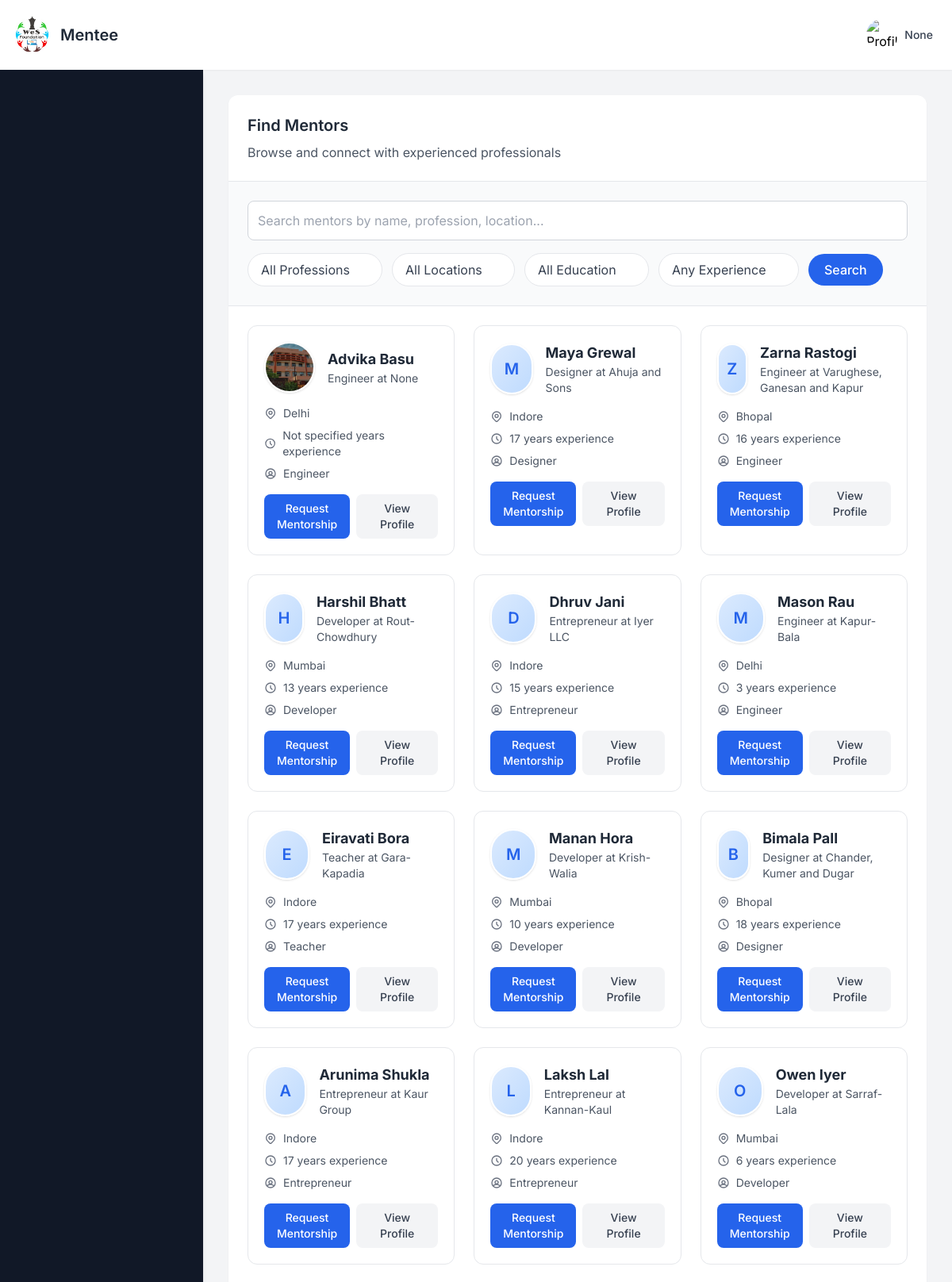
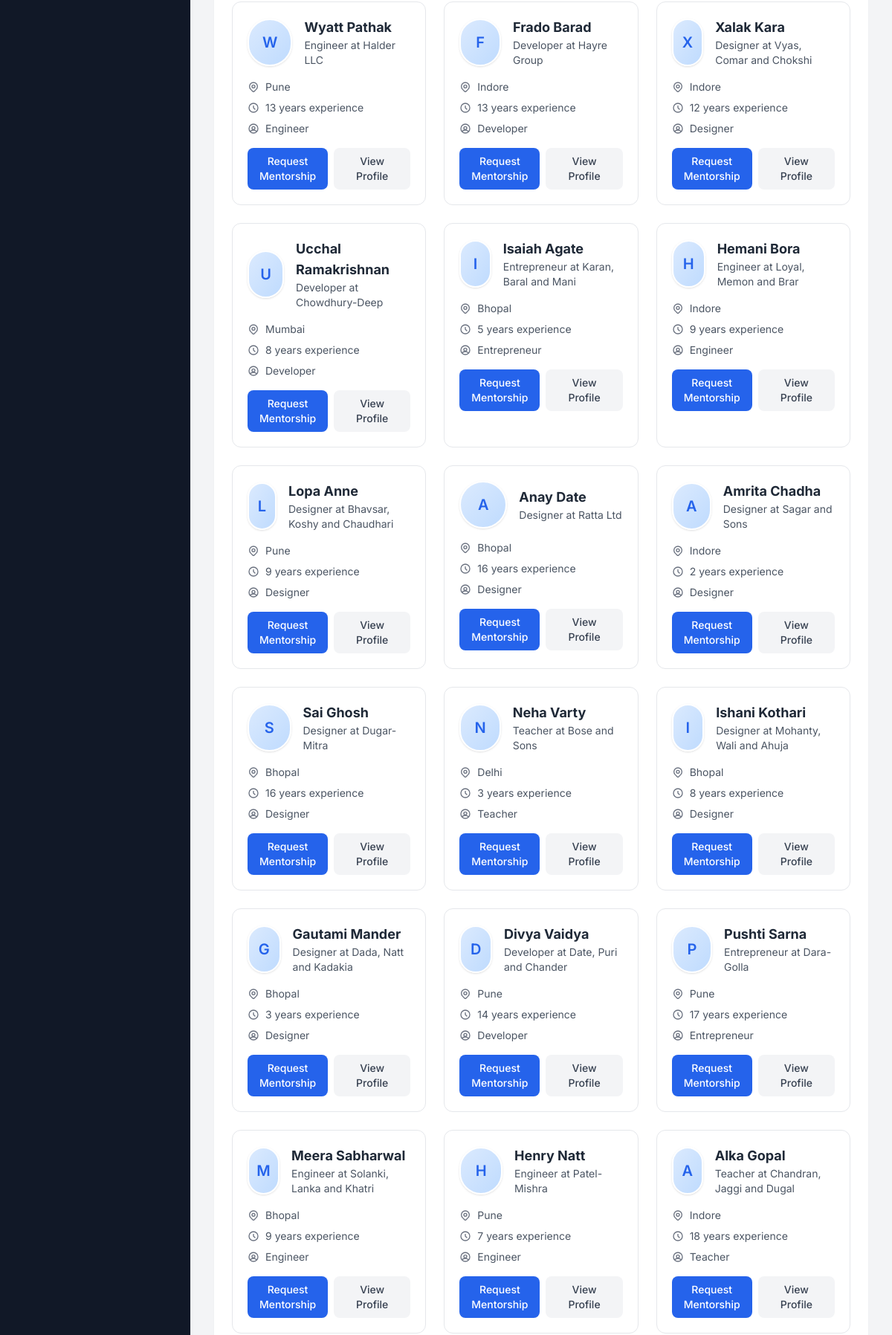
The app's page /find_mentor (upper part) with its own data (2 pictures, top to bottom).
### app.py (models this page shows, shortened)
class MentorProfile(db.Model):
    __tablename__="mentor_profile"
    id = db.Column(db.Integer, primary_key=True)
    user_id= db.Column(db.Integer, db.ForeignKey("signup_details.id"),nullable=False)
    profession = db.Column(db.String(100))
    skills = db.Column(db.Text)  # New field - comma separated skills
    role = db.Column(db.String(100))  # New field - job role/position
    industry_sector = db.Column(db.String(100))  # New field - industry/sector
    organisation = db.Column(db.String(150))
    years_of_experience = db.Column(db.String(100))
    whatsapp = db.Column(db.String(20))
    location = db.Column(db.String(100))  # New field - country
    education = db.Column(db.String(150))
    language = db.Column(db.String(100))  # Can store multiple languages comma separated
    linkedin_link = db.Column(db.String(200))  # New field
    github_link = db.Column(db.String(200))  # New field
    portfolio_link = db.Column(db.String(200))  # New field
    other_social_link = db.Column(db.String(200))
    mentorship_topics = db.Column(db.Text)  # New field - topics they can mentor on
    mentorship_type_preference = db.Column(db.String(200))  # New field - school, women, etc.
    preferred_communication = db.Column(db.String(100))  # online, offline, hybrid
    availability = db.Column(db.String(100))
    connect_frequency = db.Column(db.String(100))
    preferred_duration = db.Column(db.String(100))  # New field - 1 month, 6 months, etc.
    why_mentor = db.Column(db.Text)  # Changed from "why become mentor" to "why mentor"
    mentorship_philosophy = db.Column(db.Text)  # New field
    mentorship_motto = db.Column(db.String(300))  # New field
    additional_info = db.Column(db.Text)
    profile_picture = db.Column(db.String(100))
    status = db.Column(db.String(20), default="pending")

class User(db.Model):
    __tablename__ = "signup_details"
    id = db.Column(db.Integer, primary_key=True)
    name = db.Column(db.String(100), nullable=False)
    email = db.Column(db.String(100), unique=True, nullable=False)
    password = db.Column(db.String(200), nullable=False)   # length thoda bada
    user_type = db.Column(db.String(10), nullable=False)
    mentor_profile = db.relationship("MentorProfile", backref="user", uselist=False)

### app.py (the view, shortened to what this page needs)
@app.route("/find_mentor", methods=["GET"])
def find_mentor():
    query = MentorProfile.query
    source_page = request.args.get("from", "mentor")
    source_page = request.args.get("from", "mentees")
    profession = request.args.get("profession")
    location = request.args.get("location")
    education = request.args.get("education")
    experience = request.args.get("experience")
    if profession:
        query = query.filter_by(profession=profession)
    if location:
        query = query.filter_by(location=location)
    if education:
        query = query.filter_by(education=education)
    mentors = query.all()
    options = {
        "professions": sorted({row.profession for row in MentorProfile.query.with_entities(MentorProfile.profession).distinct() if row.profession}),
        "locations": sorted({row.location for row in MentorProfile.query.with_entities(MentorProfile.location).distinct() if row.location}),
        "educations": sorted({row.education for row in MentorProfile.query.with_entities(MentorProfile.education).distinct() if row.education}),
        "experiences": sorted({row.years_of_experience for row in MentorProfile.query.with_entities(MentorProfile.years_of_experience).distinct() if row.years_of_experience}),
    }
    if source_page == "supervisor_find_mentor":
        return render_template(
        "supervisor_find_mentor.html",
        all_mentors=mentors,
        professions=options["professions"],
        locations=options["locations"],
        educations=options["educations"],
        experiences=options["experiences"],
        show_sidebar=True
        )
    else:  # default mentor
        return render_template(
        "mentee_find_mentors.html",
        all_mentors=mentors,
        professions=options["professions"],
        locations=options["locations"],
        educations=options["educations"],
        experiences=options["experiences"],
        active_section="findmentor",
        show_sidebar=True
    )

### app.py (called while the page is built, shortened)
@app.context_processor
def inject_profile_complete():
    profile_complete = True  # Default to True (no popup)
    if "email" in session and session.get("user_type") in ["1", "2"]:
        user = User.query.filter_by(email=session["email"]).first()
        if user:
            profile_complete = check_profile_complete(user.id, session.get("user_type"))
            print(f"🔍 Context Processor - User: {user.email}, Type: {session.get('user_type')}, Profile Complete: {profile_complete}")
        else:
            print(f"❌ Context Processor - User not found for email: {session['email']}")
    else:
        print(f"ℹ️ Context Processor - Not a mentor/mentee or not logged in. User type: {session.get('user_type')}")
    return dict(profile_complete=profile_complete)

@app.context_processor
def inject_user_profile_pic():
    return dict(current_user_profile_pic=None)

### templates/mentee_find_mentors.html (shortened to what this page needs)
{% extends "base2.html" %}
{% block user %}Mentee{% endblock %}
{% block content %}
  <section id="findmentor" class="bg-white rounded-xl shadow-sm ">
    <div class="p-6 border-b border-gray-200">
      <h2 class="text-xl font-semibold text-gray-800 mb-2">Find Mentors</h2>
      <p class="text-gray-600">Browse and connect with experienced professionals</p>
    </div>
    <div class="p-6 bg-gray-50 border-b border-gray-200">
      <input type="text" id="findMentorSearch" placeholder="Search mentors by name, profession, location..."
             class="w-full p-3 mb-4 border border-gray-300 rounded-lg"
             onkeyup="filterMentors()">
      <form method="GET" action="{{ url_for('find_mentor') }}">
        <div class="flex flex-wrap items-center gap-3">
          <div class="relative">
            <select name="profession" class="appearance-none pl-4 pr-10 py-2 border rounded-full text-gray-700 bg-white">
              <option value="" {% if not request.args.get('profession') %}selected{% endif %}>All Professions</option>
            </select>
          </div>
          <div class="relative">
            <select name="location" class="appearance-none pl-4 pr-10 py-2 border rounded-full text-gray-700 bg-white">
              <option value="" {% if not request.args.get('location') %}selected{% endif %}>All Locations</option>
            </select>
          </div>
          <div class="relative">
            <select name="education" class="appearance-none pl-4 pr-10 py-2 border rounded-full text-gray-700 bg-white">
              <option value="" {% if not request.args.get('education') %}selected{% endif %}>All Education</option>
            </select>
          </div>
          <div class="relative">
            <select name="experience" class="appearance-none pl-4 pr-10 py-2 border rounded-full text-gray-700 bg-white">
              <option value="" {% if not request.args.get('experience') %}selected{% endif %}>Any Experience</option>
            </select>
          </div>
          <button type="submit" class="px-5 py-2 rounded-full bg-blue-600 text-white font-medium">
            Search
          </button>
        </div>
      </form>
    </div>
    <div class="p-6">
      {% if all_mentors and all_mentors|length > 0 %}
      <div class="grid grid-cols-1 md:grid-cols-2 lg:grid-cols-3 gap-6" id="mentorsContainer">
        {% for mentor in all_mentors %}
        <div class="mentor-card bg-white rounded-xl border border-gray-200 p-5 transition-all hover:shadow-md">
          <div class="flex items-center gap-4 mb-4">
            {% if mentor.profile_picture %}
              <img src="{{ url_for('static', filename='uploads/' ~ mentor.profile_picture) }}"
                   alt="{{ mentor.user.name }}"
                   class="w-16 h-16 rounded-full object-cover border-2 border-white shadow">
            {% else %}
              <div class="w-16 h-16 rounded-full bg-gradient-to-br from-blue-100 to-blue-200 flex items-center justify-center text-blue-600 border-2 border-white shadow">
                <span class="text-xl font-semibold">{{ mentor.user.name[0] if mentor.user.name else '?' }}</span>
              </div>
            {% endif %}
            <div>
              <h3 class="text-lg font-bold text-gray-800 mentor-name">{{ mentor.user.name }}</h3>
              <p class="text-sm text-gray-600 mentor-profession">{{ mentor.profession }} at {{ mentor.organisation }}</p>
            </div>
          </div>
          <div class="space-y-2 mb-4">
            <div class="flex items-center text-sm text-gray-600 mentor-location">
              <span>{{ mentor.location if mentor.location else 'Not specified' }}</span>
            </div>
            <div class="flex items-center text-sm text-gray-600">
              <svg xmlns="http://www.w3.org/2000/svg"
                   class="h-4 w-4 mr-2 text-gray-500"
                   fill="none" viewBox="0 0 24 24"
                   stroke="currentColor">
                <path stroke-linecap="round" stroke-linejoin="round" stroke-width="2"
                      d="M12 8v4l3 3m6-3a9 9 0 11-18
                         0 9 9 0 0118 0z" />
              </svg>
              <span>{{ mentor.years_of_experience if mentor.years_of_experience else 'Not specified' }} years experience</span>
            </div>
            <div class="flex items-center text-sm text-gray-600">
              <span>{{ mentor.profession if mentor.profession else 'Not specified' }}</span>
            </div>
          </div>
          <div class="flex space-x-2">
              <button type="submit" onclick="openRequestModal('{{ mentor.user_id }}')" class="flex-1 px-4 py-2 bg-blue-600 text-white text-sm font-medium rounded-lg hover:bg-blue-700 transition">
                Request Mentorship
              </button>
            <button onclick="openProfileModal(
                '{{ mentor.user.name }}',
                '{{ mentor.profession }}',
                '{{ mentor.organisation }}',
                '{{ mentor.location }}',
                '{{ mentor.years_of_experience }}',
                '{{ mentor.profile_picture }}',
                '{{ mentor.user.email }}',
                '{{ mentor.education }}',
                '{{ mentor.language }}',
                '{{ mentor.preferred_communication }}',
                '{{ mentor.why_mentor }}'
            )" class="flex-1 px-4 py-2 bg-gray-100 text-gray-700 text-sm font-medium rounded-lg hover:bg-gray-200 transition">
                View Profile
            </button>
         </div>
        </div>
        {% endfor %}
      </div>
      {% endif %}
    </div>
  </section>
  {% endblock %}

### templates/base2.html (style rules this page uses)
body { font-family: 'Inter', sans-serif; background-color: #f3f4f6; }

### records on screen
MentorProfile: profile_picture (picture), user.name "Advika Basu", profession "Engineer", organisation "None", location "Delhi", years_of_experience "Not specified"
MentorProfile: user "M", user.name "Maya Grewal", profession "Designer", organisation "Ahuja and Sons", location "Indore", years_of_experience "17"
MentorProfile: user "Z", user.name "Zarna Rastogi", profession "Engineer", organisation "Varughese, Ganesan and Kapur", location "Bhopal", years_of_experience "16"
MentorProfile: user "H", user.name "Harshil Bhatt", profession "Developer", organisation "Rout-Chowdhury", location "Mumbai", years_of_experience "13"
MentorProfile: user "D", user.name "Dhruv Jani", profession "Entrepreneur", organisation "Iyer LLC", location "Indore", years_of_experience "15"
MentorProfile: user "M", user.name "Mason Rau", profession "Engineer", organisation "Kapur-Bala", location "Delhi", years_of_experience "3"
MentorProfile: user "E", user.name "Eiravati Bora", profession "Teacher", organisation "Gara-Kapadia", location "Indore", years_of_experience "17"
MentorProfile: user "M", user.name "Manan Hora", profession "Developer", organisation "Krish-Walia", location "Mumbai", years_of_experience "10"
MentorProfile: user "B", user.name "Bimala Pall", profession "Designer", organisation "Chander, Kumer and Dugar", location "Bhopal", years_of_experience "18"
MentorProfile: user "A", user.name "Arunima Shukla", profession "Entrepreneur", organisation "Kaur Group", location "Indore", years_of_experience "17"
MentorProfile: user "L", user.name "Laksh Lal", profession "Entrepreneur", organisation "Kannan-Kaul", location "Indore", years_of_experience "20"
MentorProfile: user "O", user.name "Owen Iyer", profession "Developer", organisation "Sarraf-Lala", location "Mumbai", years_of_experience "6"
MentorProfile: user "W", user.name "Wyatt Pathak", profession "Engineer", organisation "Halder LLC", location "Pune", years_of_experience "13"
MentorProfile: user "F", user.name "Frado Barad", profession "Developer", organisation "Hayre Group", location "Indore", years_of_experience "13"
MentorProfile: user "X", user.name "Xalak Kara", profession "Designer", organisation "Vyas, Comar and Chokshi", location "Indore", years_of_experience "12"
MentorProfile: user "U", user.name "Ucchal Ramakrishnan", profession "Developer", organisation "Chowdhury-Deep", location "Mumbai", years_of_experience "8"
MentorProfile: user "I", user.name "Isaiah Agate", profession "Entrepreneur", organisation "Karan, Baral and Mani", location "Bhopal", years_of_experience "5"
MentorProfile: user "H", user.name "Hemani Bora", profession "Engineer", organisation "Loyal, Memon and Brar", location "Indore", years_of_experience "9"
MentorProfile: user "L", user.name "Lopa Anne", profession "Designer", organisation "Bhavsar, Koshy and Chaudhari", location "Pune", years_of_experience "9"
MentorProfile: user "A", user.name "Anay Date", profession "Designer", organisation "Ratta Ltd", location "Bhopal", years_of_experience "16"
MentorProfile: user "A", user.name "Amrita Chadha", profession "Designer", organisation "Sagar and Sons", location "Indore", years_of_experience "2"
MentorProfile: user "S", user.name "Sai Ghosh", profession "Designer", organisation "Dugar-Mitra", location "Bhopal", years_of_experience "16"
MentorProfile: user "N", user.name "Neha Varty", profession "Teacher", organisation "Bose and Sons", location "Delhi", years_of_experience "3"
MentorProfile: user "I", user.name "Ishani Kothari", profession "Designer", organisation "Mohanty, Wali and Ahuja", location "Bhopal", years_of_experience "8"
MentorProfile: user "G", user.name "Gautami Mander", profession "Designer", organisation "Dada, Natt and Kadakia", location "Bhopal", years_of_experience "3"
MentorProfile: user "D", user.name "Divya Vaidya", profession "Developer", organisation "Date, Puri and Chander", location "Pune", years_of_experience "14"
MentorProfile: user "P", user.name "Pushti Sarna", profession "Entrepreneur", organisation "Dara-Golla", location "Pune", years_of_experience "17"
MentorProfile: user "M", user.name "Meera Sabharwal", profession "Engineer", organisation "Solanki, Lanka and Khatri", location "Bhopal", years_of_experience "9"
MentorProfile: user "H", user.name "Henry Natt", profession "Engineer", organisation "Patel-Mishra", location "Pune", years_of_experience "7"
MentorProfile: user "A", user.name "Alka Gopal", profession "Teacher", organisation "Chandran, Jaggi and Dugal", location "Indore", years_of_experience "18"

### other values on screen
{{ session.get('email') }} "None"
